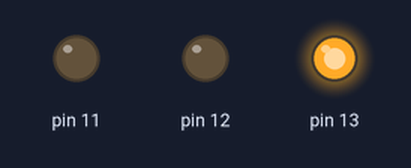
Recording of a sketch running on a simulated Arduino Uno, built with avr-gcc and run on an emulated ATmega328P. On the bench: output pins drawn as LEDs (lit = HIGH).

Above: at 2.5 s.
At 7.0 s:
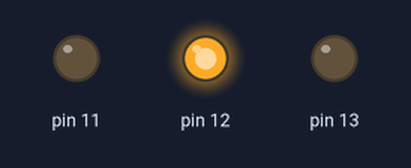
At 11.2 s:
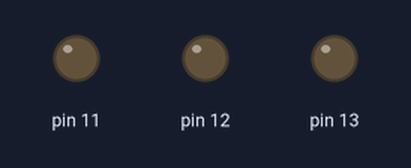
At 15.0 s:
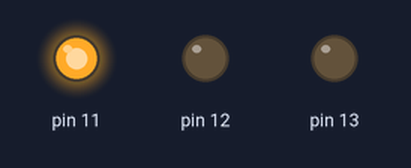
Timing chart, 0 to 22.8 s (numbered marks = the images above):
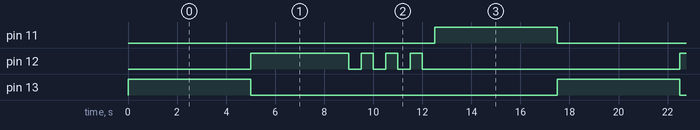

Measured:
- by itself, pin 11, pin 13: alternates HIGH for 5.0 s and LOW for 12.5 s
- by itself, pin 12: repeats every 17.5 s: 3 × (LOW 0.50 s, HIGH 0.50 s), LOW 10.5 s, HIGH 4.0 s
- by itself, everything shown: repeats every 17.5 s, in 11 steps

The sketch:

sketch_oct4b_led_semaforo.ino
```cpp
void setup() {
  // put your setup code here, to run once:
pinMode (13, OUTPUT);
pinMode (12, OUTPUT);
pinMode (11, OUTPUT);
//pin = pino
// mode = modo
//13 eh a porta que vamos conectar o led e
//output eh dizendo que vai sair
}

void loop() {
  // put your main code here, to run repeatedly:

//led vermelho 5S
digitalWrite(13, 1);
digitalWrite(12, 0);
digitalWrite(11, 0);
delay(5000);

//LED AMARELO 4S PISCA 3X
digitalWrite(13, 0);
digitalWrite(12, 1);
digitalWrite(11, 0);
delay(4000);
digitalWrite(12, 0);
delay(500);
digitalWrite(12, 1);
delay(500);
digitalWrite(12, 0);
delay(500);
digitalWrite(12, 1);
delay(500);
digitalWrite(12, 0);
delay(500);
digitalWrite(12, 1);
delay(500);
digitalWrite(12, 0);
delay(500);


digitalWrite(13, 0);
digitalWrite(12, 0);
digitalWrite(11, 1);
delay(5000);
digitalWrite(11, 0);


}
```
